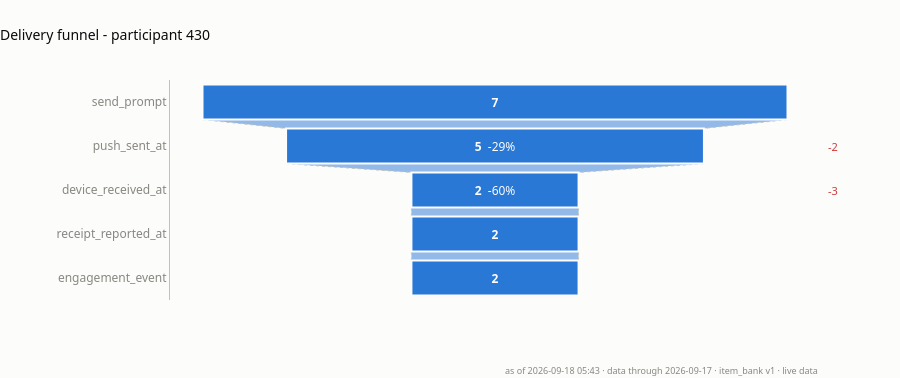

The notebook cell this image was saved under:
### Markdown cell above
## 3B - Delivery funnel

### Code cell
# The whole study for one participant: where prompts are lost between the
# engine deciding to send and the participant doing something.
# For 1001 all 7 sent prompts reached the device and reported a receipt, and 6
# drew an engagement event - a 14% drop at the last step only. A large drop at
# device_received_at instead would point at push infrastructure rather than at
# the participant.
plot_delivery_funnel(TIMELINE_USER)

### Figure 1 — Plotly figure (JSON) as saved in the notebook; plotly's stock layout.template omitted (floating-point values rounded to 4 significant figures)
{"data": [{"connector": {"line": {"color": "#c3c2b7", "dash": "dot", "width": 1}}, "hovertemplate": "%{y}<br>%{x} prompts<extra></extra>", "marker": {"color": "#2a78d6", "line": {"color": "#fcfcfb", "width": 2}}, "orientation": "h", "text": ["<b>7</b>", "<b>5</b>  -29%", "<b>2</b>  -60%", "<b>2</b>", "<b>2</b>"], "textfont": {"color": "#fcfcfb", "size": 12}, "textinfo": "text", "textposition": "inside", "type": "funnel", "x": [7, 5, 2, 2, 2], "y": ["send_prompt", "push_sent_at", "device_received_at", "receipt_reported_at", "engagement_event"]}], "layout": {"annotations": [{"font": {"size": 11}, "showarrow": false, "text": "<span style='color:#d03b3b'>-2</span>", "x": 1, "xanchor": "left", "xref": "paper", "xshift": 6, "y": "push_sent_at"}, {"font": {"size": 11}, "showarrow": false, "text": "<span style='color:#d03b3b'>-3</span>", "x": 1, "xanchor": "left", "xref": "paper", "xshift": 6, "y": "device_received_at"}, {"font": {"color": "#898781", "family": "system-ui, -apple-system, \"Segoe UI\", sans-serif", "size": 9}, "showarrow": false, "text": "as of 2026-09-18 05:43 · data through 2026-09-17 · item_bank v1 · live data", "x": 1, "xanchor": "right", "xref": "paper", "y": 0, "yanchor": "top", "yref": "paper", "yshift": -62}], "font": {"color": "#52514e", "family": "system-ui, -apple-system, \"Segoe UI\", sans-serif", "size": 12}, "height": 378, "hoverlabel": {"bgcolor": "#fcfcfb", "font": {"color": "#0b0b0b", "family": "system-ui, -apple-system, \"Segoe UI\", sans-serif"}}, "margin": {"b": 78, "l": 170, "r": 80, "t": 80}, "paper_bgcolor": "#fcfcfb", "plot_bgcolor": "#fcfcfb", "showlegend": false, "title": {"font": {"color": "#0b0b0b", "size": 14}, "text": "Delivery funnel - participant 430", "x": 0, "xanchor": "left"}, "xaxis": {"linecolor": "#c3c2b7", "showgrid": false, "tickfont": {"color": "#898781"}, "title": {"font": {"color": "#898781", "size": 11}, "text": "prompts (count)"}, "zeroline": false}, "yaxis": {"linecolor": "#c3c2b7", "showgrid": false, "tickfont": {"color": "#898781"}, "zeroline": false}}}
